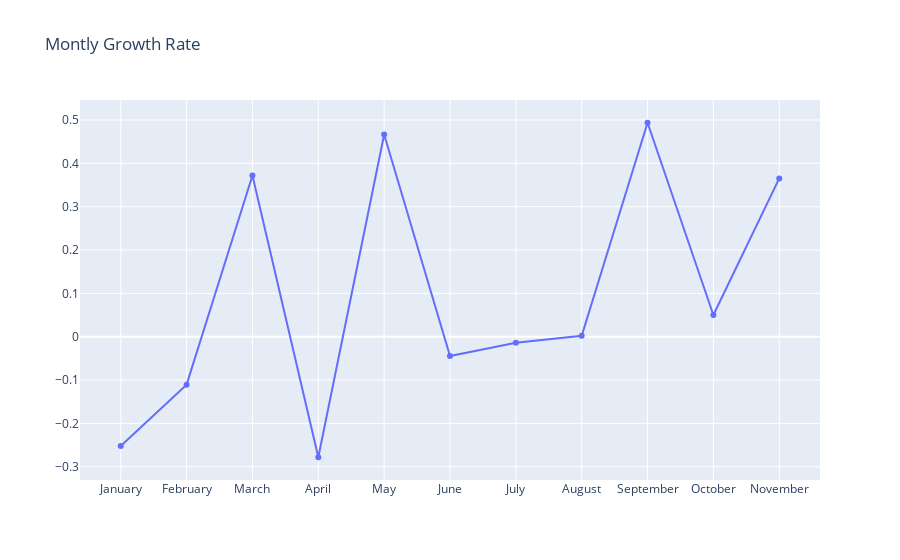

Notebook source saved alongside this figure:
### Markdown cell above
Note that we have a decrease in december values. That's because we have incomplete data of this month

### Code cell
#using pct_change() function to see monthly percentage change
Revenue_Date_df['MonthlyGrowth'] = Revenue_Date_df['Revenue'].pct_change()
CopyDF = Revenue_Date_df.copy()
CopyDF['Date'] = pd.to_datetime(CopyDF['Date'], format="%Y-%m")
CopyDF.head()
CopyDF= CopyDF.loc[(CopyDF.Date.dt.month != 12) & (CopyDF.Date.dt.year == 2011)]

# CopyDF.drop(index=index_to_drop,inplace=True)

# visualization - line graph
plot_data = [
    go.Scatter(
        x=CopyDF['Date'].dt.month_name(),
        y=CopyDF['MonthlyGrowth']
    )
]

plot_layout = go.Layout(
        xaxis={"type": "category"},
        title='Montly Growth Rate'
    )

fig = go.Figure(data=plot_data, layout=plot_layout)
pyoff.iplot(fig)

### Figure 1 — Plotly figure (JSON) as saved in the notebook; plotly's stock layout.template omitted (floating-point values rounded to 4 significant figures)
{"data": [{"type": "scatter", "x": ["January", "February", "March", "April", "May", "June", "July", "August", "September", "October", "November"], "y": [-0.2523, -0.1106, 0.3718, -0.2782, 0.4666, -0.04453, -0.01421, 0.002026, 0.4937, 0.05003, 0.3652]}], "layout": {"title": {"text": "Montly Growth Rate"}, "xaxis": {"type": "category"}}}
